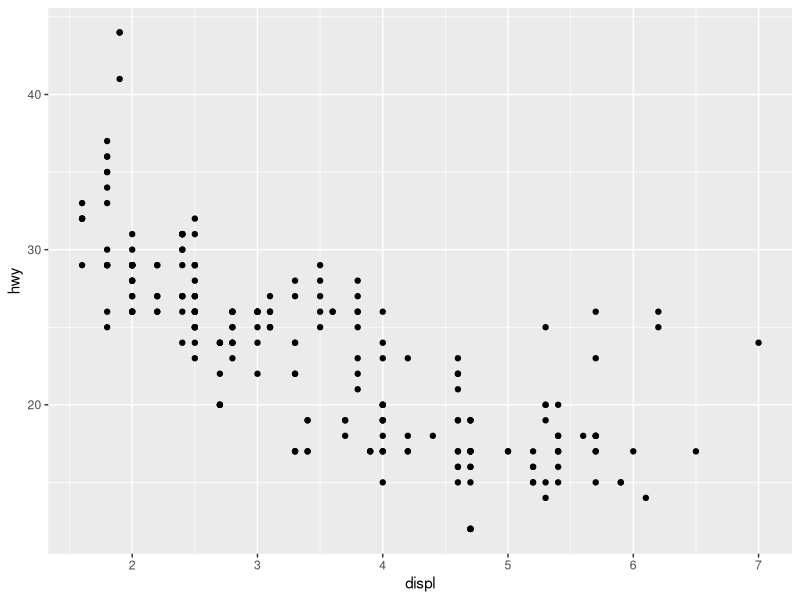
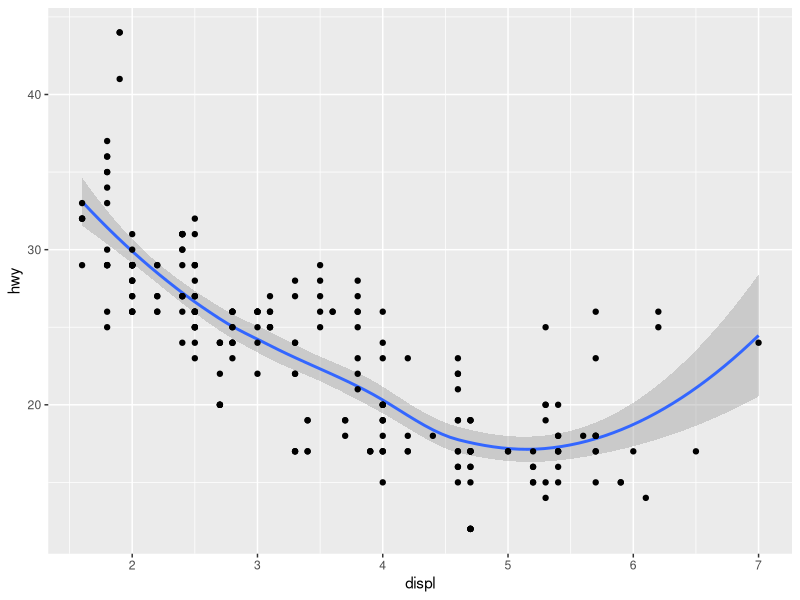
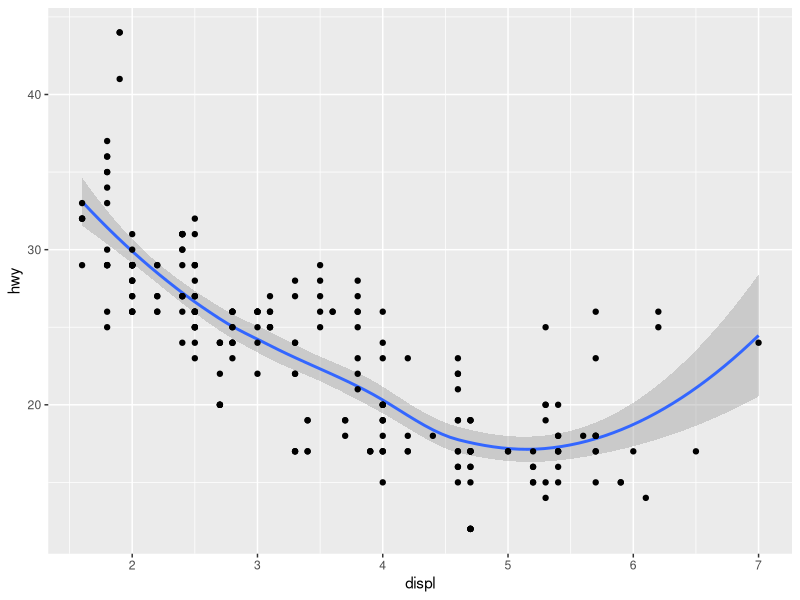
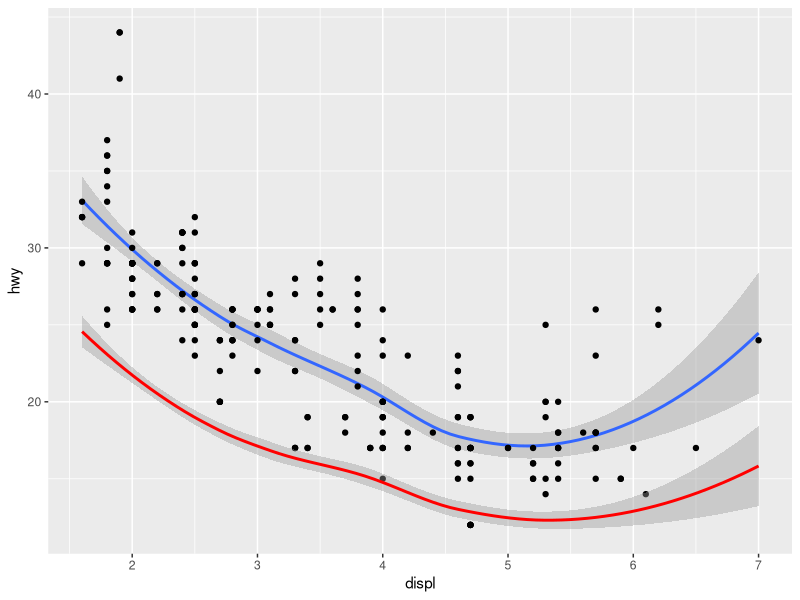
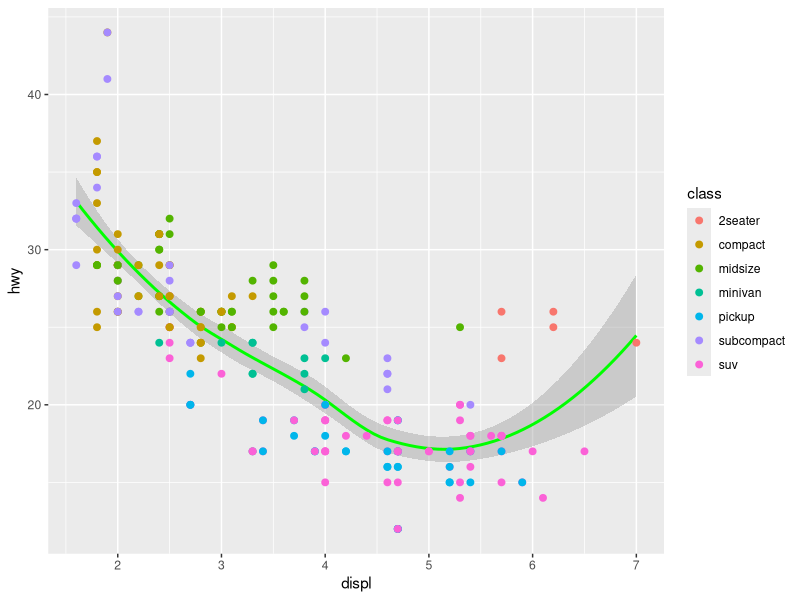
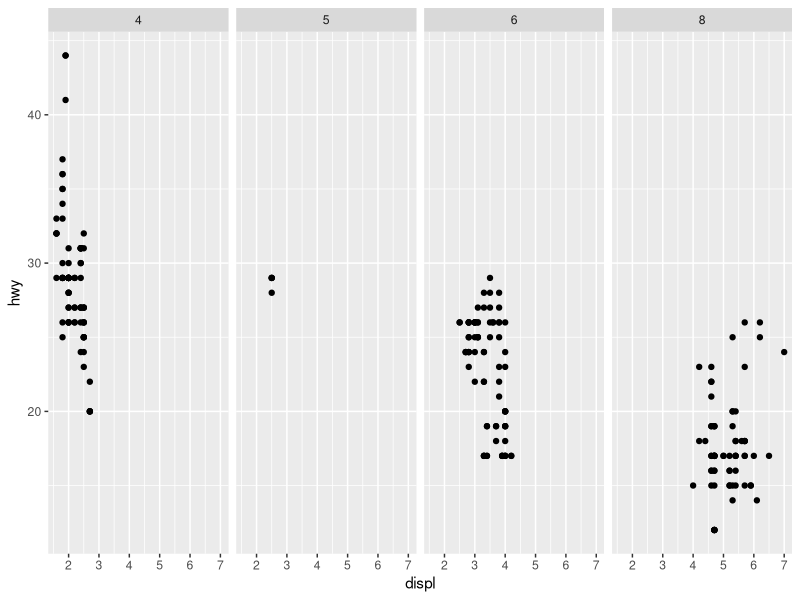
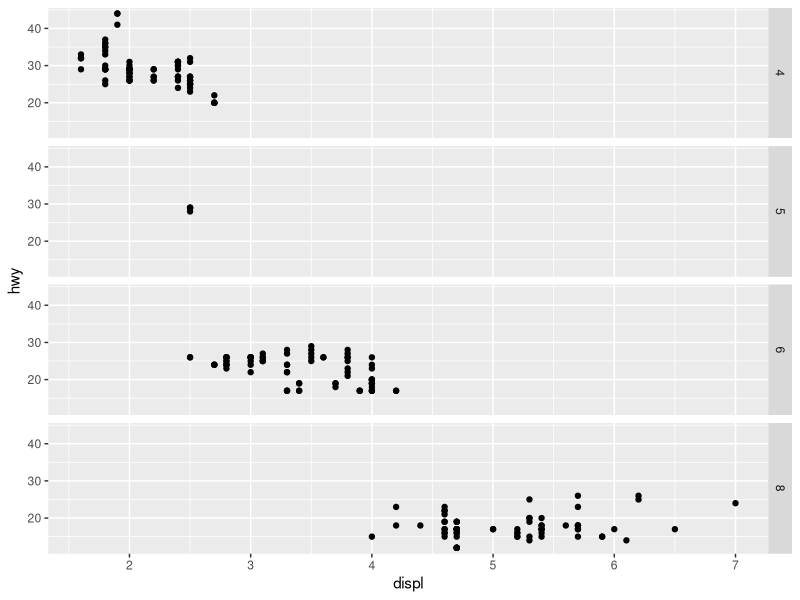
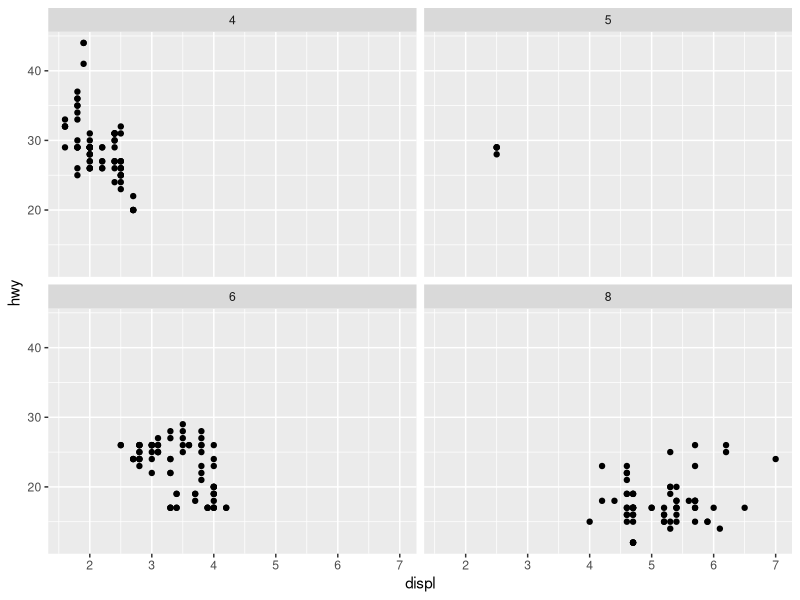

The R source for these figures, in order:
## ---- chunk 1
knitr::opts_chunk$set(echo = TRUE)
## ---- chunk 2
library(tidyverse)
## ---- chunk 3
mpg # dataset built in to ggplot
summary(mpg) 
mpg$drv
## ---- chunk 4
ggplot(data = mpg) + 
  geom_point(mapping = aes(x = displ, y = hwy))
ggplot(data = mpg) +
  geom_smooth(mapping = aes(x = displ, y = hwy)) + geom_point(mapping = aes(x = displ, y = hwy))
## ---- chunk 5
ggplot(data = mpg, mapping = aes(x = displ, y = hwy)) + geom_smooth() + geom_point()

ggplot(data = mpg, mapping = aes(x = displ, y = hwy)) + geom_smooth() + geom_point() +
  geom_smooth(mapping = aes(x = displ,y = cty),color = "red")
## ---- chunk 6
ggplot(mpg, aes(displ,hwy)) + geom_smooth(color = "green") + geom_point(aes(color=class),size=2) 
## ---- chunk 7
ggplot(mpg, aes(displ,hwy))  + geom_point() + facet_grid(.~cyl)
ggplot(mpg, aes(displ,hwy))  + geom_point() + facet_grid(cyl~.)
ggplot(mpg, aes(displ,hwy))  + geom_point() + facet_wrap(~cyl)
ggplot(mpg, aes(displ,hwy))  + geom_point() + facet_grid(cyl~class)
## ---- chunk 8
ggplot(mpg)  + geom_point(aes(displ,hwy,size=class),color="blue",shape=17) 

ggplot(mpg) + 
  geom_smooth(aes(displ,hwy, linetype = drv))

ggplot(mpg,aes(displ,hwy,color=drv)) + 
  geom_smooth(se=FALSE,show.legend = FALSE) +
  geom_point(size=2,show.legend = FALSE)

## ---- chunk 9
summary(diamonds)
ggplot(diamonds,aes(cut)) + geom_bar()
ggplot(diamonds,aes(price)) + geom_histogram(bins=100)
## ---- chunk 10
ggplot(diamonds) + geom_bar(aes(x=cut,y=..prop..,group=1))
## ---- chunk 11
ggplot(diamonds) + geom_bar(aes(x = color, fill = cut), position = "dodge")
ggplot(diamonds) + geom_bar(aes(x = color, fill = cut), position = "fill")
ggplot(diamonds) + geom_bar(aes(x = color, color = cut), position = "stack",fill=NA)
## ---- chunk 12
ggplot(midwest, aes(x=area, y=poptotal)) + 
  geom_point(aes(col=state, size=popdensity)) + 
  geom_smooth(method="loess", se=F) + xlim(c(0, 0.1)) + ylim(c(0, 500000)) + 
  labs(subtitle="Area Vs Population", y="Population", x="Area", title="Scatterplot", caption = "Source: midwest")


## ---- chunk 13
-sqrt(25) + (5+3)/4*7 - 2^2
5%/%3 # Integer Division
5%%3 # Modulo (remainder after division)
5 == 6
5 != 6
83 > (25 >= 23)
5 > 3 & 3 < 2
5 > 3 | 3 < 2
## ---- chunk 14
1:4
c(5,3,2,1) # Creates a vector via concaternation (hence the c)
c(12,1:4,6)
seq(from = 1, t= 10, by = 2) # Creates a vector with the given paramters
seq(1,10,2) # creates the same vector without naming the paramters
seq(1,10) # R uses the default values for any empty parameters
seq(to = 10, by = 2)
seq(by = 2, to = 10)
c(seq(1,10,2), 25, 10)
c(seq(1,10,2), 25, 10) > 12
c(seq(1,10,2), 25, 10) * 2
## ---- chunk 15
x = 5+3
(x = 5+3)
x <- 5+3
(x <- 5+3)
y <- x
y
x <- 5+3 > 2
x
x <- seq(172,23,-13)
x
## ---- chunk 16
x <- seq(172,23,-13)
x[1]    
x[c(1,3)] 
x[2:4] 
x[4:2] 
x[]
x[-1]
x[-c(1,3)]
x[x%%2==0]
y <- x[x%%2==0]
y[9] <- 10
y
## ---- chunk 17
x <-  1:20
mean(x)
max(x)
min(x)
length(x)
range(x)
prod(x)
var(x)
log(x)
sqrt(x)
